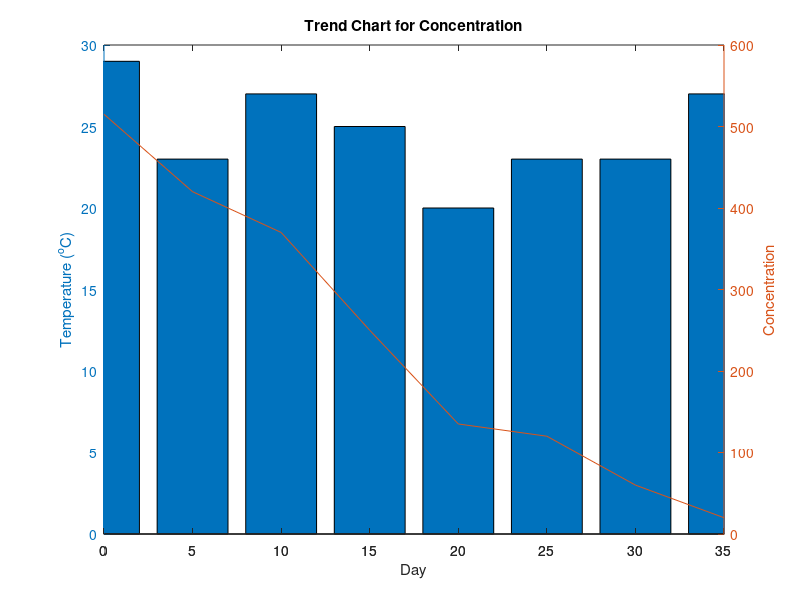

Write the MATLAB code that produced this figure. (Note: this script raises an error after producing the figure.)
days = 0:5:35;
conc = [515 420 370 250 135 120 60 20];
temp = [29,23,27,25,20,23,23,27];
[ax,b,p] = plotyy(days,temp,days,conc,'bar','plot');
title('Trend Chart for Concentration')
xlabel('Day')
ylabel(ax(1),'Temperature (^{o}C)')
ylabel(ax(2),'Concentration')
p.LineWidth = 3;
p.Color = [0,0.7,0.7];

A = magic(3); B = pascal(3);
C = cat(4, A, B);
